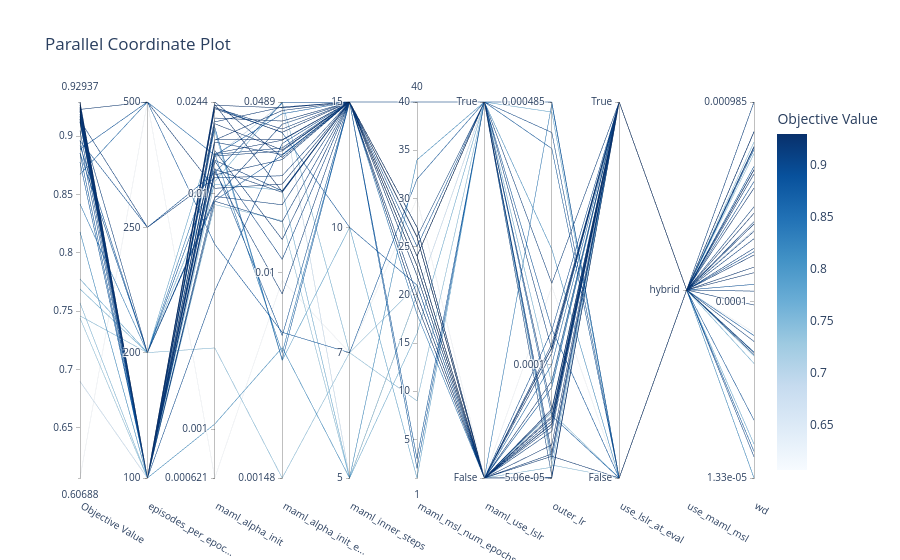

This figure's notebook cell:
### Code cell
# 3. Parallel Coordinate Plot (Visualizes high-dimensional relationships)
fig_parallel = plot_parallel_coordinate(study)
fig_parallel.show()

### Figure 1 — Plotly figure (JSON) as saved in the notebook; plotly's stock layout.template omitted (floating-point values rounded to 4 significant figures)
{"data": [{"dimensions": [{"label": "Objective Value", "range": [0.6069, 0.9294], "values": [0.818, 0.6897, 0.7441, 0.757, 0.8854, 0.9048, 0.8777, 0.9209, 0.9165, 0.9189, 0.9234, 0.927, 0.9148, 0.9119, 0.8965, 0.9294, 0.9244, 0.9251, 0.9227, 0.9254, 0.9127, 0.9174, 0.9151, 0.9286, 0.9217, 0.9123, 0.9146, 0.9142, 0.9213, 0.769, 0.7459, 0.7775, 0.8419, 0.892, 0.8855, 0.9128, 0.9136, 0.896, 0.6069, 0.8888, 0.8673, 0.923]}, {"label": "episodes_per_epoc...", "range": [0, 3], "ticktext": ["100", "200", "250", "500"], "tickvals": [0, 1, 2, 3], "values": [0, 0, 0, 0, 0, 0, 0, 0, 0, 0, 0, 0, 0, 0, 0, 0, 0, 0, 0, 0, 0, 0, 0, 0, 0, 0, 0, 0, 0, 1, 1, 1, 1, 1, 1, 1, 2, 2, 3, 3, 3, 3]}, {"label": "maml_alpha_init", "range": [-3.207, -1.612], "ticktext": ["0.000621", "0.001", "0.01", "0.0244"], "tickvals": [-3.207, -3, -2, -1.612], "values": [-2.978, -1.844, -2.047, -1.949, -1.636, -1.862, -1.72, -1.612, -1.842, -1.697, -1.83, -1.705, -1.921, -2.012, -2.412, -1.626, -1.772, -1.68, -1.774, -1.623, -1.835, -1.819, -1.783, -1.641, -1.898, -2.033, -1.908, -1.859, -1.636, -1.962, -2.655, -1.735, -1.832, -1.893, -2.03, -2.02, -1.934, -1.912, -3.207, -2.216, -1.838, -1.978]}, {"label": "maml_alpha_init_e...", "range": [-2.829, -1.311], "ticktext": ["0.00148", "0.01", "0.0489"], "tickvals": [-2.829, -2, -1.311], "values": [-2.303, -1.318, -1.79, -1.311, -1.435, -1.946, -2.352, -1.535, -1.509, -1.332, -1.465, -1.505, -1.543, -1.726, -1.479, -1.335, -1.463, -1.388, -1.345, -1.673, -1.496, -1.866, -1.523, -1.433, -1.676, -1.794, -2.086, -1.67, -1.42, -1.667, -2.829, -2.354, -2.324, -2.255, -1.526, -1.401, -1.609, -1.314, -2.032, -2.241, -1.358, -1.642]}, {"label": "maml_inner_steps", "range": [0, 3], "ticktext": ["5", "7", "10", "15"], "tickvals": [0, 1, 2, 3], "values": [0, 0, 0, 1, 2, 3, 3, 3, 3, 3, 3, 3, 3, 3, 3, 3, 3, 3, 3, 3, 3, 3, 3, 3, 3, 3, 3, 3, 3, 0, 1, 2, 3, 3, 3, 3, 3, 3, 1, 1, 3, 3]}, {"label": "maml_msl_num_epochs", "range": [1, 40], "values": [34, 20, 20, 21, 21, 40, 2, 22, 22, 23, 24, 24, 24, 24, 24, 24, 24, 24, 23, 23, 26, 26, 26, 26, 27, 27, 27, 26, 19, 16, 9, 1, 18, 25, 3, 24, 23, 24, 30, 32, 19, 20]}, {"label": "maml_use_lslr", "range": [0, 1], "ticktext": ["False", "True"], "tickvals": [0, 1], "values": [1, 1, 0, 0, 0, 1, 1, 0, 0, 0, 1, 0, 1, 1, 1, 1, 0, 0, 0, 0, 1, 0, 0, 0, 0, 0, 0, 0, 0, 1, 1, 1, 0, 1, 1, 0, 0, 0, 0, 1, 0, 0]}, {"label": "outer_lr", "range": [-4.296, -3.314], "ticktext": ["5.06e-05", "0.0001", "0.000485"], "tickvals": [-4.296, -4, -3.314], "values": [-3.698, -4.239, -4.126, -4.268, -4.059, -3.394, -4.134, -4.294, -4.296, -4.233, -4.116, -4.139, -4.291, -3.96, -4.248, -4.23, -4.116, -4.134, -4.209, -4.155, -3.787, -4.163, -3.946, -3.955, -3.97, -4.147, -4.121, -3.956, -4.042, -4.05, -4.262, -3.34, -3.319, -3.314, -3.436, -4.174, -4.155, -3.911, -3.795, -3.907, -3.999, -4.239]}, {"label": "use_lslr_at_eval", "range": [0, 1], "ticktext": ["False", "True"], "tickvals": [0, 1], "values": [0, 1, 0, 1, 1, 0, 0, 1, 1, 1, 1, 1, 1, 1, 1, 1, 1, 1, 1, 1, 1, 1, 1, 1, 1, 1, 1, 1, 1, 1, 0, 0, 0, 0, 0, 1, 1, 1, 0, 0, 1, 0]}, {"label": "use_maml_msl", "range": [0, 0], "ticktext": ["hybrid"], "tickvals": [0], "values": [0, 0, 0, 0, 0, 0, 0, 0, 0, 0, 0, 0, 0, 0, 0, 0, 0, 0, 0, 0, 0, 0, 0, 0, 0, 0, 0, 0, 0, 0, 0, 0, 0, 0, 0, 0, 0, 0, 0, 0, 0, 0]}, {"label": "wd", "range": [-4.876, -3.007], "ticktext": ["1.33e-05", "0.0001", "0.000985"], "tickvals": [-4.876, -4, -3.007], "values": [-4.876, -3.642, -3.264, -3.206, -3.327, -4.771, -4.168, -3.345, -3.155, -3.365, -3.435, -3.56, -3.228, -3.528, -3.402, -3.343, -3.828, -3.154, -3.233, -3.855, -3.602, -4.016, -4.262, -4.253, -3.613, -3.947, -4.197, -3.734, -3.65, -4.306, -4.269, -4.708, -4.25, -4.589, -4.744, -3.007, -3.687, -3.751, -4.154, -3.913, -3.243, -3.767]}], "labelangle": 30, "labelside": "bottom", "line": {"color": [0.818, 0.6897, 0.7441, 0.757, 0.8854, 0.9048, 0.8777, 0.9209, 0.9165, 0.9189, 0.9234, 0.927, 0.9148, 0.9119, 0.8965, 0.9294, 0.9244, 0.9251, 0.9227, 0.9254, 0.9127, 0.9174, 0.9151, 0.9286, 0.9217, 0.9123, 0.9146, 0.9142, 0.9213, 0.769, 0.7459, 0.7775, 0.8419, 0.892, 0.8855, 0.9128, 0.9136, 0.896, 0.6069, 0.8888, 0.8673, 0.923], "colorbar": {"title": {"text": "Objective Value"}}, "colorscale": [[0, "rgb(247,251,255)"], [0.125, "rgb(222,235,247)"], [0.25, "rgb(198,219,239)"], [0.375, "rgb(158,202,225)"], [0.5, "rgb(107,174,214)"], [0.625, "rgb(66,146,198)"], [0.75, "rgb(33,113,181)"], [0.875, "rgb(8,81,156)"], [1, "rgb(8,48,107)"]], "reversescale": false, "showscale": true}, "type": "parcoords"}], "layout": {"title": {"text": "Parallel Coordinate Plot"}}}
